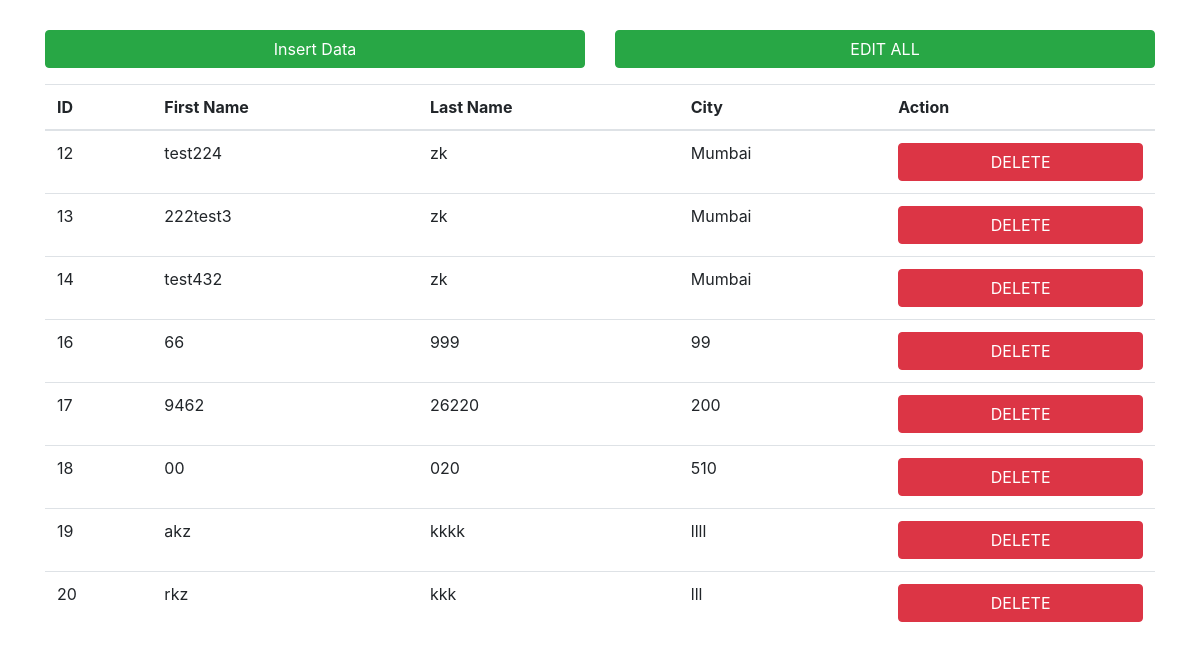
The page / on the database its author committed.
### DynamicTable/models.py (models this page shows)
class Details(models.Model):
    id=models.AutoField(primary_key=True)
    First_Name=models.CharField(max_length=30)
    Last_Name=models.CharField(max_length=30)
    City=models.CharField(max_length=30)

### DynamicTable/views.py (the view)
# urls.py: path('', views.HomePage,name="home"),
def HomePage(request):
    data=Details.objects.all()
    return render(request,"homepage.html",{"data":data})

### DynamicTable/templates/homepage.html (shortened to what this page needs)
<html>
<head>
    <link href="https://stackpath.bootstrapcdn.com/bootstrap/4.4.1/css/bootstrap.min.css" rel="stylesheet" >
</head>
<body>
<div class="container">
    <div class="row form-group" style="margin-top:30px;">
        <div class="col-lg-6">
            <a href="{% url 'insert_table' %}" class="btn btn-block btn-success" role="button" aria-pressed="true">Insert Data</a>
        </div>
        <div class="col-lg-6">
            <button class="btn btn-block btn-success" id="update_btn">EDIT ALL</button>
        </div>
    </div>
    <div class="row">
        <div class="col-lg-12">
            <div class="table">
                <table class="table">
                    <thead>
                    <tr>
                        <th>ID</th>
                        <th>First Name</th>
                        <th>Last Name</th>
                        <th>City</th>
                        <th>Action</th>
                    </tr>
                    </thead>
                    <tbody>
                    {% for value in data %}
                    <tr>
                        <td>{{ value.id }}</td>
                        <td class="editable" data-type="First_Name">{{ value.First_Name }}</td>
                        <td class="editable" data-type="Last_Name">{{ value.Last_Name }}</td>
                        <td class="editable" data-type="City">{{ value.City }}</td>
                        <td class="btn-td-block"><button class="btn btn-block btn-delete btn-danger">DELETE</button></td>
                    </tr>
                    {% endfor %}
                    </tbody>
                </table>
            </div>
        </div>
    </div>
</div>
</body>
</html>

### rows shown on the page
Details: id "12", First_Name "test224", Last_Name "zk", City "Mumbai"
Details: id "13", First_Name "222test3", Last_Name "zk", City "Mumbai"
Details: id "14", First_Name "test432", Last_Name "zk", City "Mumbai"
Details: id "16", First_Name "66", Last_Name "999", City "99"
Details: id "17", First_Name "9462", Last_Name "26220", City "200"
Details: id "18", First_Name "00", Last_Name "020", City "510"
Details: id "19", First_Name "akz", Last_Name "kkkk", City "llll"
Details: id "20", First_Name "rkz", Last_Name "kkk", City "lll"
